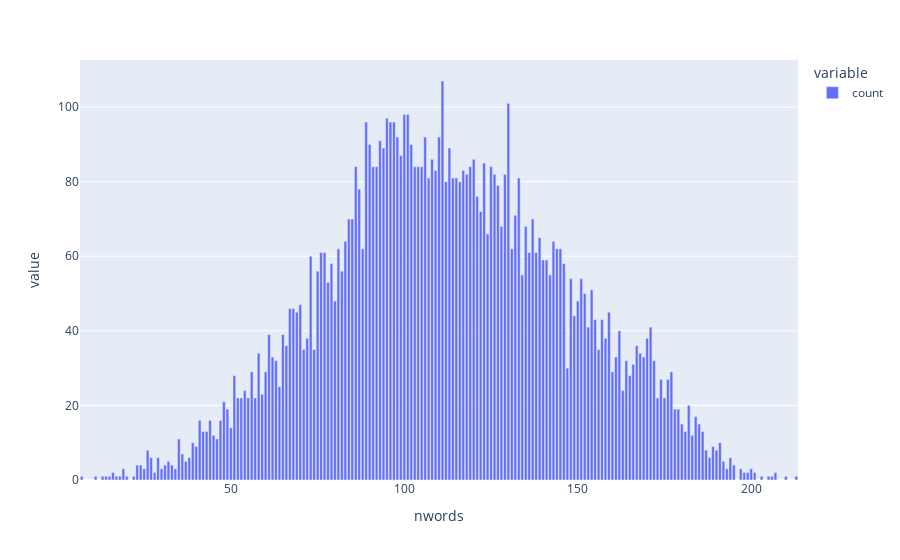

Notebook code cell kept with this figure:
### Code cell
abstracts = (
    pd.DataFrame(y_train, columns=labels)
    .assign(abstract=X_train)
    .assign(nwords=lambda df: df["abstract"].map(lambda abstract: len(abstract.split())))
)

px.bar(abstracts["nwords"].value_counts())

### Figure 1 — Plotly figure (JSON) as saved in the notebook; plotly's stock layout.template omitted (floating-point values rounded to 4 significant figures; data arrays with more than 128 entries replaced by an {"elided": "..."} marker saying what was removed)
{"data": [{"alignmentgroup": "True", "hovertemplate": "variable=count<br>nwords=%{x}<br>value=%{y}<extra></extra>", "legendgroup": "count", "marker": {"color": "#636efa", "pattern": {"shape": ""}}, "name": "count", "offsetgroup": "count", "orientation": "v", "showlegend": true, "textposition": "auto", "type": "bar", "x": {"elided": "195 int values"}, "xaxis": "x", "y": {"elided": "195 int values"}, "yaxis": "y"}], "layout": {"barmode": "relative", "legend": {"title": {"text": "variable"}, "tracegroupgap": 0}, "margin": {"t": 60}, "xaxis": {"anchor": "y", "domain": [0, 1], "title": {"text": "nwords"}}, "yaxis": {"anchor": "x", "domain": [0, 1], "title": {"text": "value"}}}}
